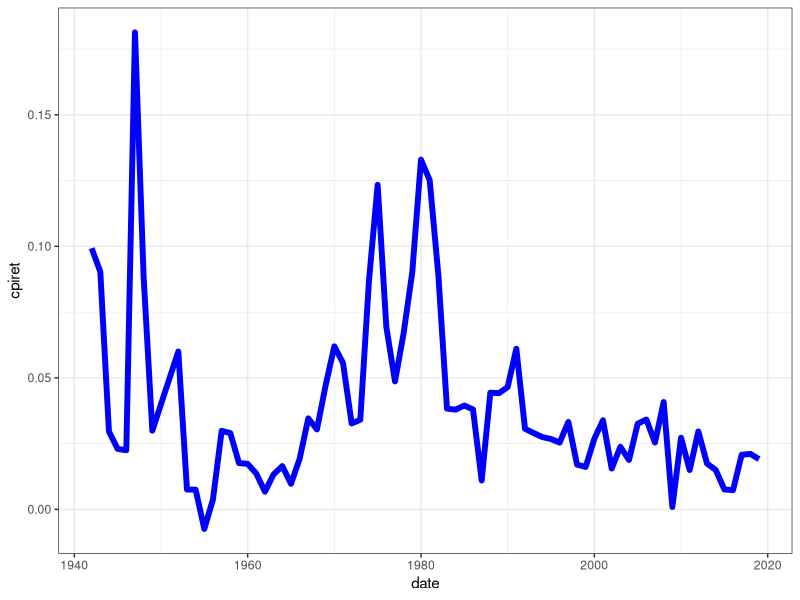
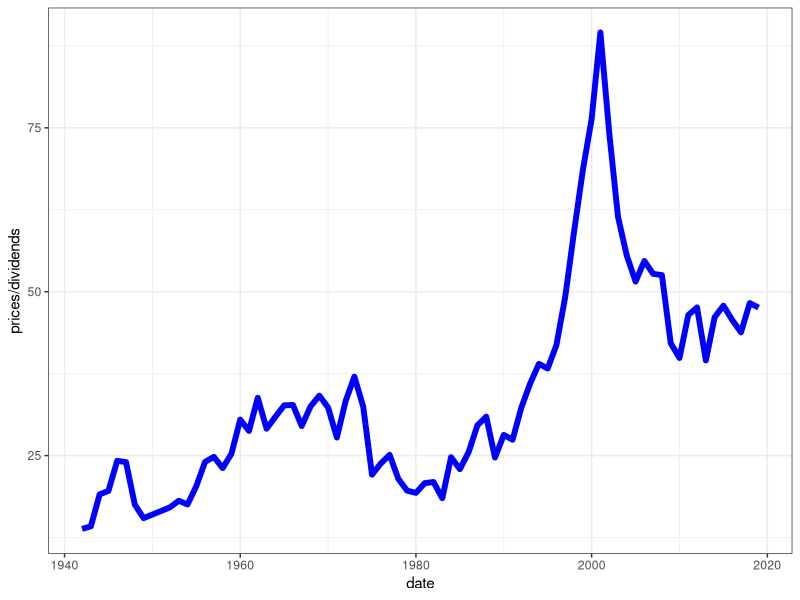
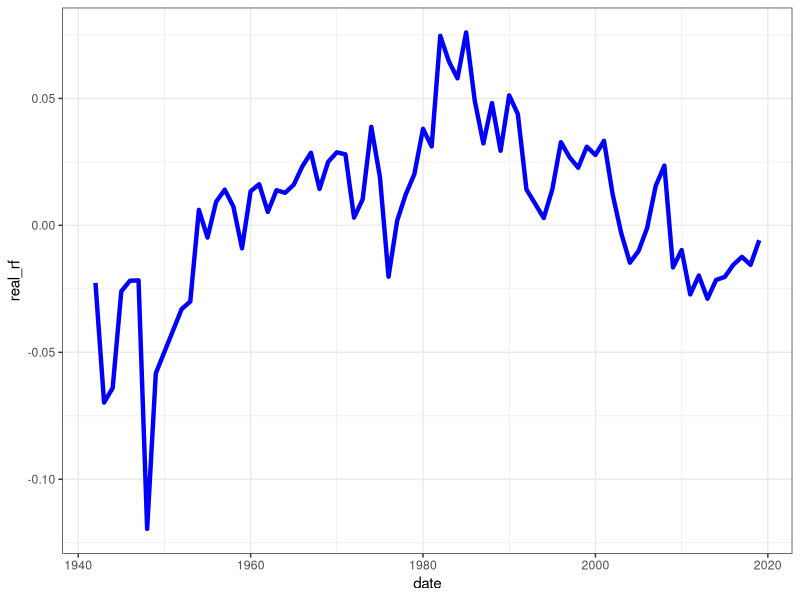
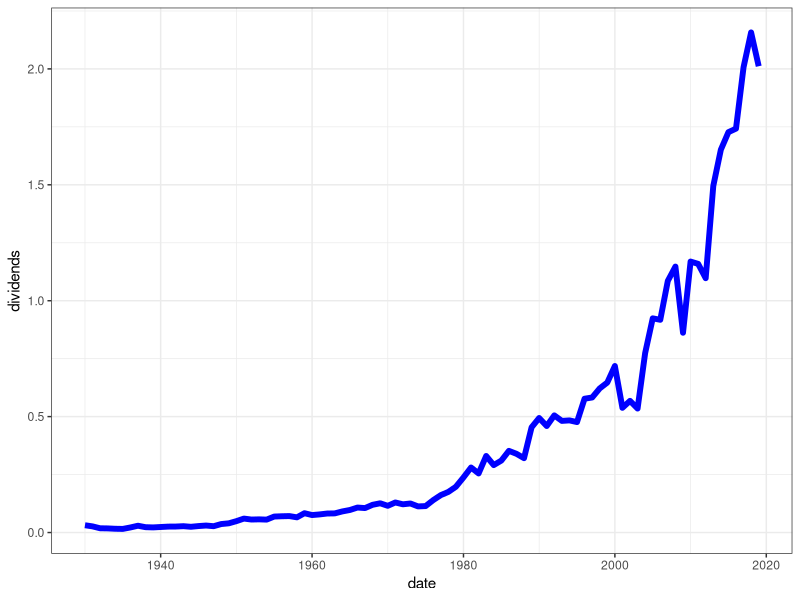
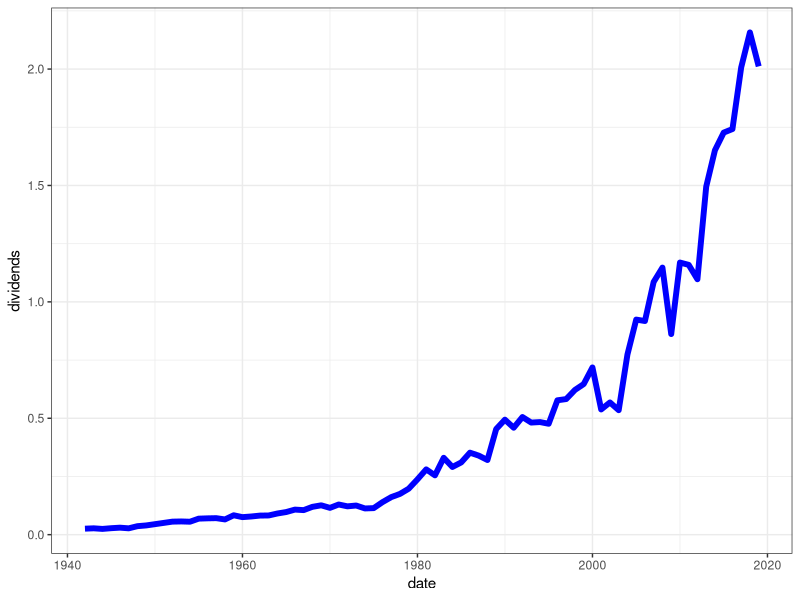
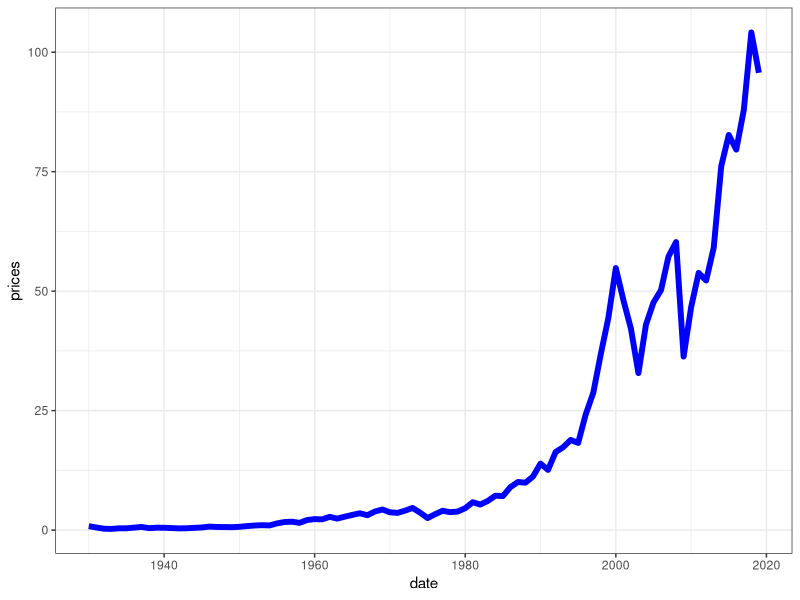
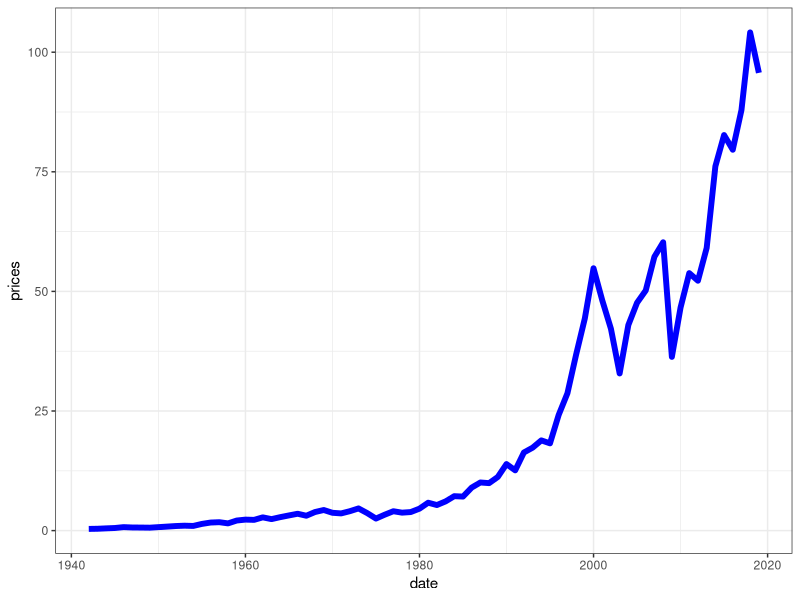

These charts were generated, in order, by the following R code:
##############################################
# COnstruct data using only annual CRSP data #
##############################################

# housekeeping
rm(list = ls())
library(gridExtra)
library(ggplot2)
theme_set(theme_bw())

#######################
# load data from CRSP #
#######################

return_data <- read.csv("../data/returns_annual.csv", stringsAsFactors = F)
return_data$date <- as.Date(as.character(return_data$date), format =  "%Y%m%d")
return_data$month <- as.numeric(as.factor(months(return_data$date)))

inflation_tbills_data <- read.csv("../data/inflation_tbills.csv", stringsAsFactors = F)
inflation_tbills_data$date <- as.Date(as.character(inflation_tbills_data$date), format =  "%Y%m%d")

return_data$month <- as.numeric(format(return_data$date,"%m"))
inflation_tbills_data$month <- as.numeric(format(inflation_tbills_data$date,"%m"))

inflation_tbills_data_annual <- read.csv("../data/inflation_tbill_annual.csv", stringsAsFactors = F)
inflation_tbills_data_annual$date <- as.Date(as.character(inflation_tbills_data_annual$date), format =  "%Y%m%d")

#############################################
# recursively calculate prices and dividends#
#############################################

return_data$prices <- NA
return_data$dividends <- NA

# Assume P(0) = 1 to get t=1 prices and dividends
return_data$prices[1] <- (1 + return_data$vwretx[1])
return_data$dividends[1] <-  return_data$vwretd[1] - return_data$vwretx[1]

# use recursive identity to get price and dividend data
for(i in 2:nrow(return_data)){
  return_data$prices[i] <- return_data$prices[i-1]*(1 + return_data$vwretx[i])
  return_data$dividends[i] <- return_data$prices[i-1] * (return_data$vwretd[i] - return_data$vwretx[i])
}

prices_all_plot <- ggplot(data = na.omit(return_data), aes(x = date, y = prices))+
  geom_line(color = "blue", size = 2)
dividend_all_plot <- ggplot(data = na.omit(return_data), aes(x = date, y = dividends))+
  geom_line(color = "blue", size = 2)


###################################################
# estimate AR1 process to get expeceted inflation #
###################################################

# annual expected inflation
pi_t <- inflation_tbills_data_annual$cpiret[2:nrow(inflation_tbills_data_annual)]
pi_lag <- inflation_tbills_data_annual$cpiret[1:(nrow(inflation_tbills_data_annual)-1)] 

ar1 <- summary(lm(pi_t~ pi_lag))
intercept <- ar1$coefficients["(Intercept)", "Estimate"]
ar_coef <- ar1$coefficients["pi_lag", "Estimate"]

inflation_tbills_data_annual$exp_inflation_quarterly <- NA
for(i in 2:nrow(inflation_tbills_data_annual)){
  prev_pi <- inflation_tbills_data_annual$cpiret[(i-1)]
  inflation_tbills_data_annual$exp_inflation_quarterly[i] <- intercept + ar_coef * prev_pi 
}

inflation_tbills_data_annual$real_rf <- inflation_tbills_data_annual$t90ret - inflation_tbills_data_annual$exp_inflation_quarterly


#########################
# Plots and export data #
#########################

merged_data <- merge(return_data, inflation_tbills_data, by = "date")

annual_data <- merge(return_data, inflation_tbills_data_annual, by = "date")
save_vars <- c("date", "prices", "vwretd", "vwretx", "dividends","b1ret",
               "t90ret", "cpiret", "real_rf")
annual_data <- annual_data[, which(colnames(annual_data) %in% save_vars)]


prices_plot <- ggplot(data = na.omit(annual_data), aes(x = date, y = prices))+
  geom_line(color = "blue", size = 2)
dividends_plot <- ggplot(data = na.omit(annual_data), aes(x = date, y = dividends))+
  geom_line(color = "blue", size = 2)
annual_pd_ratio <- ggplot(data = na.omit(annual_data), aes(x = date, y = prices/dividends))+
  geom_line(color = "blue", size = 2)
annual_inflation_plot <- ggplot(data = na.omit(annual_data), aes(x = date, y = cpiret))+
  geom_line(color = "blue", size = 2)
annual_real_rf <- ggplot(data = na.omit(annual_data), aes(x = date, y = real_rf))+
  geom_line(color = "blue", size = 1.5)
annual_inflation_plot <- ggplot(data = na.omit(annual_data), aes(x = date, y = cpiret))+
  geom_line(color = "blue", size = 2)


write.csv(annual_data, "../data/data_annual.csv", row.names = F)
